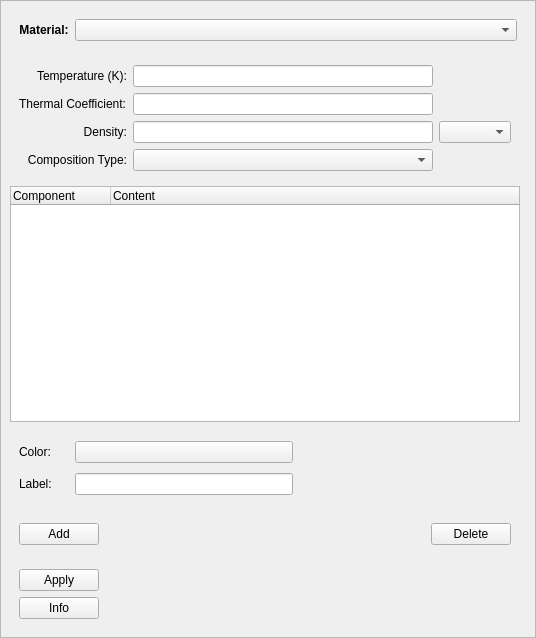
<?xml version="1.0" encoding="UTF-8"?>
<ui version="4.0">
 <class>RGGEditMaterialParameters</class>
 <widget class="QWidget" name="RGGEditMaterialParameters">
  <property name="enabled">
   <bool>true</bool>
  </property>
  <property name="geometry">
   <rect>
    <x>0</x>
    <y>0</y>
    <width>536</width>
    <height>638</height>
   </rect>
  </property>
  <property name="windowTitle">
   <string>Edit Material</string>
  </property>
  <layout class="QGridLayout" name="gridLayout">
   <property name="leftMargin">
    <number>0</number>
   </property>
   <property name="topMargin">
    <number>0</number>
   </property>
   <property name="rightMargin">
    <number>0</number>
   </property>
   <property name="bottomMargin">
    <number>0</number>
   </property>
   <item row="0" column="1">
    <widget class="QScrollArea" name="scrollArea">
     <property name="widgetResizable">
      <bool>true</bool>
     </property>
     <widget class="QWidget" name="scrollAreaWidgetContents">
      <property name="geometry">
       <rect>
        <x>0</x>
        <y>0</y>
        <width>534</width>
        <height>636</height>
       </rect>
      </property>
      <layout class="QGridLayout" name="gridLayout_2">
       <item row="5" column="0">
        <widget class="QWidget" name="widget_3" native="true">
         <property name="minimumSize">
          <size>
           <width>0</width>
           <height>0</height>
          </size>
         </property>
         <layout class="QHBoxLayout" name="horizontalLayout">
          <item>
           <widget class="QPushButton" name="addComponentButton">
            <property name="text">
             <string>Add</string>
            </property>
           </widget>
          </item>
          <item>
           <spacer name="horizontalSpacer_2">
            <property name="orientation">
             <enum>Qt::Horizontal</enum>
            </property>
            <property name="sizeHint" stdset="0">
             <size>
              <width>40</width>
              <height>20</height>
             </size>
            </property>
           </spacer>
          </item>
          <item>
           <widget class="QPushButton" name="deleteComponentButton">
            <property name="text">
             <string>Delete</string>
            </property>
           </widget>
          </item>
         </layout>
        </widget>
       </item>
       <item row="1" column="0">
        <widget class="QWidget" name="widget_4" native="true">
         <layout class="QGridLayout" name="gridLayout_5">
          <item row="0" column="1">
           <widget class="QLineEdit" name="temperatureValue"/>
          </item>
          <item row="3" column="0">
           <widget class="QLabel" name="label_4">
            <property name="layoutDirection">
             <enum>Qt::LeftToRight</enum>
            </property>
            <property name="text">
             <string>Composition Type:</string>
            </property>
            <property name="alignment">
             <set>Qt::AlignRight|Qt::AlignTrailing|Qt::AlignVCenter</set>
            </property>
           </widget>
          </item>
          <item row="2" column="0">
           <widget class="QLabel" name="label_7">
            <property name="text">
             <string>Density:</string>
            </property>
            <property name="alignment">
             <set>Qt::AlignRight|Qt::AlignTrailing|Qt::AlignVCenter</set>
            </property>
           </widget>
          </item>
          <item row="3" column="1">
           <widget class="QComboBox" name="compositionTypeBox"/>
          </item>
          <item row="2" column="1">
           <widget class="QLineEdit" name="densityValue"/>
          </item>
          <item row="2" column="2">
           <widget class="QComboBox" name="densityTypeBox"/>
          </item>
          <item row="1" column="0">
           <widget class="QLabel" name="label_11">
            <property name="text">
             <string>Thermal Coefficient:</string>
            </property>
           </widget>
          </item>
          <item row="1" column="1">
           <widget class="QLineEdit" name="thermalCoeffValue"/>
          </item>
          <item row="0" column="0">
           <widget class="QLabel" name="label_8">
            <property name="text">
             <string>Temperature (K):</string>
            </property>
            <property name="alignment">
             <set>Qt::AlignRight|Qt::AlignTrailing|Qt::AlignVCenter</set>
            </property>
           </widget>
          </item>
         </layout>
        </widget>
       </item>
       <item row="6" column="0">
        <widget class="QWidget" name="widget_6" native="true">
         <property name="minimumSize">
          <size>
           <width>0</width>
           <height>0</height>
          </size>
         </property>
         <layout class="QVBoxLayout" name="verticalLayout">
          <item>
           <widget class="QPushButton" name="applyButton">
            <property name="sizePolicy">
             <sizepolicy hsizetype="Fixed" vsizetype="Fixed">
              <horstretch>0</horstretch>
              <verstretch>0</verstretch>
             </sizepolicy>
            </property>
            <property name="text">
             <string>Apply</string>
            </property>
           </widget>
          </item>
          <item>
           <widget class="QPushButton" name="infoButton">
            <property name="sizePolicy">
             <sizepolicy hsizetype="Fixed" vsizetype="Fixed">
              <horstretch>0</horstretch>
              <verstretch>0</verstretch>
             </sizepolicy>
            </property>
            <property name="text">
             <string>Info</string>
            </property>
           </widget>
          </item>
         </layout>
        </widget>
       </item>
       <item row="0" column="0" colspan="2">
        <widget class="QWidget" name="widget" native="true">
         <property name="maximumSize">
          <size>
           <width>16777215</width>
           <height>16777215</height>
          </size>
         </property>
         <layout class="QGridLayout" name="gridLayout_4">
          <item row="0" column="0">
           <widget class="QLabel" name="label_6">
            <property name="sizePolicy">
             <sizepolicy hsizetype="Fixed" vsizetype="Preferred">
              <horstretch>0</horstretch>
              <verstretch>0</verstretch>
             </sizepolicy>
            </property>
            <property name="minimumSize">
             <size>
              <width>0</width>
              <height>0</height>
             </size>
            </property>
            <property name="font">
             <font>
              <weight>75</weight>
              <bold>true</bold>
             </font>
            </property>
            <property name="text">
             <string>Material:</string>
            </property>
            <property name="alignment">
             <set>Qt::AlignCenter</set>
            </property>
           </widget>
          </item>
          <item row="0" column="1">
           <widget class="QComboBox" name="materialBox">
            <property name="sizePolicy">
             <sizepolicy hsizetype="Preferred" vsizetype="Fixed">
              <horstretch>0</horstretch>
              <verstretch>0</verstretch>
             </sizepolicy>
            </property>
            <property name="minimumSize">
             <size>
              <width>0</width>
              <height>0</height>
             </size>
            </property>
           </widget>
          </item>
         </layout>
        </widget>
       </item>
       <item row="2" column="0">
        <widget class="QTableWidget" name="componentsTable">
         <property name="sizePolicy">
          <sizepolicy hsizetype="Expanding" vsizetype="MinimumExpanding">
           <horstretch>0</horstretch>
           <verstretch>0</verstretch>
          </sizepolicy>
         </property>
         <property name="minimumSize">
          <size>
           <width>0</width>
           <height>120</height>
          </size>
         </property>
         <property name="selectionMode">
          <enum>QAbstractItemView::SingleSelection</enum>
         </property>
         <property name="selectionBehavior">
          <enum>QAbstractItemView::SelectRows</enum>
         </property>
         <property name="cornerButtonEnabled">
          <bool>false</bool>
         </property>
         <attribute name="horizontalHeaderStretchLastSection">
          <bool>true</bool>
         </attribute>
         <attribute name="verticalHeaderDefaultSectionSize">
          <number>30</number>
         </attribute>
         <attribute name="verticalHeaderStretchLastSection">
          <bool>false</bool>
         </attribute>
         <column>
          <property name="text">
           <string>Component</string>
          </property>
          <property name="textAlignment">
           <set>AlignLeading|AlignVCenter</set>
          </property>
         </column>
         <column>
          <property name="text">
           <string>Content</string>
          </property>
          <property name="textAlignment">
           <set>AlignLeading|AlignVCenter</set>
          </property>
         </column>
        </widget>
       </item>
       <item row="3" column="0">
        <widget class="QWidget" name="widget_2" native="true">
         <property name="minimumSize">
          <size>
           <width>0</width>
           <height>80</height>
          </size>
         </property>
         <layout class="QGridLayout" name="gridLayout_3">
          <item row="0" column="0">
           <widget class="QLabel" name="label">
            <property name="text">
             <string>Color:</string>
            </property>
           </widget>
          </item>
          <item row="1" column="0" colspan="4">
           <widget class="QLabel" name="label_14">
            <property name="text">
             <string>Label:</string>
            </property>
           </widget>
          </item>
          <item row="1" column="4">
           <widget class="QLineEdit" name="labelValue"/>
          </item>
          <item row="0" column="5">
           <spacer name="horizontalSpacer">
            <property name="orientation">
             <enum>Qt::Horizontal</enum>
            </property>
            <property name="sizeHint" stdset="0">
             <size>
              <width>40</width>
              <height>20</height>
             </size>
            </property>
           </spacer>
          </item>
          <item row="1" column="5">
           <spacer name="horizontalSpacer_3">
            <property name="orientation">
             <enum>Qt::Horizontal</enum>
            </property>
            <property name="sizeHint" stdset="0">
             <size>
              <width>40</width>
              <height>20</height>
             </size>
            </property>
           </spacer>
          </item>
          <item row="0" column="4">
           <widget class="qtColorButton" name="chooseColorButton">
            <property name="text">
             <string/>
            </property>
           </widget>
          </item>
         </layout>
        </widget>
       </item>
      </layout>
     </widget>
    </widget>
   </item>
  </layout>
 </widget>
 <customwidgets>
  <customwidget>
   <class>qtColorButton</class>
   <extends>QPushButton</extends>
   <header>smtk/session/rgg/qt/qtColorButton.h</header>
  </customwidget>
 </customwidgets>
 <tabstops>
  <tabstop>scrollArea</tabstop>
  <tabstop>temperatureValue</tabstop>
  <tabstop>thermalCoeffValue</tabstop>
  <tabstop>densityValue</tabstop>
  <tabstop>densityTypeBox</tabstop>
  <tabstop>compositionTypeBox</tabstop>
  <tabstop>componentsTable</tabstop>
 </tabstops>
 <resources/>
 <connections/>
</ui>
